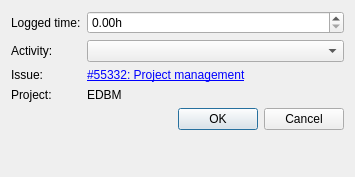
<?xml version="1.0" encoding="UTF-8"?>
<ui version="4.0">
 <class>TimeConfirmationDialog</class>
 <widget class="QDialog" name="TimeConfirmationDialog">
  <property name="windowModality">
   <enum>Qt::WindowModal</enum>
  </property>
  <property name="geometry">
   <rect>
    <x>0</x>
    <y>0</y>
    <width>355</width>
    <height>177</height>
   </rect>
  </property>
  <property name="windowTitle">
   <string>Dialog</string>
  </property>
  <layout class="QFormLayout" name="formLayout">
   <item row="0" column="0">
    <widget class="QLabel" name="loggedTimeLabel">
     <property name="text">
      <string>Logged time:</string>
     </property>
    </widget>
   </item>
   <item row="0" column="1">
    <widget class="QDoubleSpinBox" name="loggedTimeSpinBox">
     <property name="prefix">
      <string/>
     </property>
     <property name="suffix">
      <string>h</string>
     </property>
     <property name="decimals">
      <number>2</number>
     </property>
     <property name="maximum">
      <double>17.000000000000000</double>
     </property>
     <property name="singleStep">
      <double>0.100000000000000</double>
     </property>
    </widget>
   </item>
   <item row="1" column="0">
    <widget class="QLabel" name="activityLabel">
     <property name="text">
      <string>Activity:</string>
     </property>
    </widget>
   </item>
   <item row="1" column="1">
    <widget class="QComboBox" name="activityComboBox"/>
   </item>
   <item row="2" column="0">
    <widget class="QLabel" name="issueLabel">
     <property name="text">
      <string>Issue:</string>
     </property>
    </widget>
   </item>
   <item row="2" column="1">
    <widget class="QLabel" name="issueLinkLabel">
     <property name="text">
      <string>&lt;a href=&quot;http://prj.adyax.com&quot;&gt;#55332: Project management&lt;/a&gt;</string>
     </property>
     <property name="textFormat">
      <enum>Qt::RichText</enum>
     </property>
    </widget>
   </item>
   <item row="3" column="0">
    <widget class="QLabel" name="projectLabel">
     <property name="text">
      <string>Project:</string>
     </property>
    </widget>
   </item>
   <item row="3" column="1">
    <widget class="QLabel" name="projectDisplayLabel">
     <property name="text">
      <string>EDBM</string>
     </property>
    </widget>
   </item>
   <item row="4" column="0" colspan="2">
    <widget class="QDialogButtonBox" name="buttonBox">
     <property name="orientation">
      <enum>Qt::Horizontal</enum>
     </property>
     <property name="standardButtons">
      <set>QDialogButtonBox::Cancel|QDialogButtonBox::Ok</set>
     </property>
    </widget>
   </item>
  </layout>
 </widget>
 <resources/>
 <connections>
  <connection>
   <sender>buttonBox</sender>
   <signal>accepted()</signal>
   <receiver>TimeConfirmationDialog</receiver>
   <slot>accept()</slot>
   <hints>
    <hint type="sourcelabel">
     <x>248</x>
     <y>254</y>
    </hint>
    <hint type="destinationlabel">
     <x>157</x>
     <y>274</y>
    </hint>
   </hints>
  </connection>
  <connection>
   <sender>buttonBox</sender>
   <signal>rejected()</signal>
   <receiver>TimeConfirmationDialog</receiver>
   <slot>reject()</slot>
   <hints>
    <hint type="sourcelabel">
     <x>316</x>
     <y>260</y>
    </hint>
    <hint type="destinationlabel">
     <x>286</x>
     <y>274</y>
    </hint>
   </hints>
  </connection>
 </connections>
</ui>
